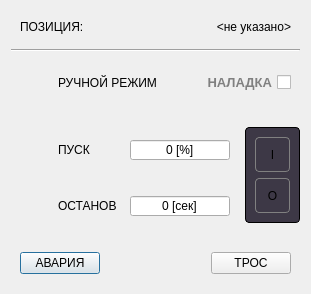
<?xml version="1.0" encoding="UTF-8"?>
<ui version="4.0">
 <class>ExGearFQ</class>
 <widget class="QDialog" name="ExGearFQ">
  <property name="windowModality">
   <enum>Qt::ApplicationModal</enum>
  </property>
  <property name="geometry">
   <rect>
    <x>0</x>
    <y>0</y>
    <width>311</width>
    <height>292</height>
   </rect>
  </property>
  <property name="windowTitle">
   <string>Управление ЧП</string>
  </property>
  <property name="styleSheet">
   <string notr="true">#centralwidget,#ExGearFQ,QWidget[style=&quot;content&quot;]
{
	background-color: rgb(94, 92, 100);
}
QStackedWidget
{
	padding-top: 5px;
}
#console
{
	background-color: rgb(61, 56, 70);
	border: 1px solid black;
	border-radius: 4px;
}
QAbstractButton:flat
{
	border: 1px solid gray;
	border-radius: 4px;
}
QAbstractButton:flat:pressed
{
	background-color: green;
}
QAbstractButton:flat[style=&quot;open&quot;]
{
	image: url(:/concrete/stop.png);
}
QAbstractButton:flat:pressed[style=&quot;open&quot;]
{
	image: url(:/concrete/down.png);
}
QAbstractButton:flat:checked[style=&quot;open&quot;]
{
	image: url(:/concrete/down.png);
}
QLabel[style=&quot;huge&quot;]
{
	font-size: 20pt;
	font-weight: bold;
	color: white;
}
QLabel[style=&quot;gigantic&quot;]
{
	font-size: 32pt;
	font-weight: bold;
	color: white;
}

QLabel[style=&quot;badge&quot;]
{
	border: 1px solid red;
	background-color: rgba(0,0,0,100);
	color: white;
	border-radius: 4px;
}
QLabel[style=&quot;vodoley-status&quot;]
{
	border: none;
	background-color: rgb(98, 160, 234);
	color: white;
	border-radius: 4px;
	font-weight: bold;
	font-size: 9pt;
	padding: 8px;
}
QLabel[style='hint']
{
	color: lightGray;
	font-weight: bold;
	font-size: 10pt;
}
QLabel[style='tips']
{
	color: lightGray;
	font-size: 7pt;
}
QLabel[style='sys']
{
	color: yellow;
	font-size: 7pt;
}
QGroupBox[style=&quot;vodoley&quot;]
{
	background-color: rgb(94, 92, 100);
	border: 1px solid gray;
}
QAbstractButton:flat[style=&quot;danger&quot;]
{
	background-color: rgba(224, 27, 36,80);
	color: lightGray;
}
QAbstractButton:flat::checked[style=&quot;danger&quot;]
{
	background-color: rgba(224, 27, 36,255);
	color: white;
}
QAbstractButton:flat[style=&quot;warning&quot;]
{
	background-color: rgba(46, 194, 126,80);
	color: lightGray;
}
QAbstractButton:flat::checked[style=&quot;warning&quot;]
{
	background-color: rgb(46, 194, 126);
	color: white;
}
QCheckBox
{
	font-weight: bold;
	font-size: 10pt;
}

QCheckBox:checked
{
	color: lightGray;
}
QCheckBox:unchecked
{
	color: gray;
}</string>
  </property>
  <property name="modal">
   <bool>true</bool>
  </property>
  <property name="prefix" stdset="0">
   <string>SIEVER</string>
  </property>
  <layout class="QGridLayout" name="gridLayout">
   <item row="7" column="0" colspan="2">
    <widget class="QWidget" name="row_6" native="true">
     <layout class="QHBoxLayout" name="horizontalLayout_6">
      <item>
       <widget class="QPushButton" name="test_fault">
        <property name="text">
         <string>АВАРИЯ</string>
        </property>
        <property name="rsn" stdset="0">
         <number>0</number>
        </property>
       </widget>
      </item>
      <item>
       <spacer name="horizontalSpacer">
        <property name="orientation">
         <enum>Qt::Horizontal</enum>
        </property>
        <property name="sizeHint" stdset="0">
         <size>
          <width>40</width>
          <height>20</height>
         </size>
        </property>
       </spacer>
      </item>
      <item>
       <widget class="QPushButton" name="test_lock">
        <property name="text">
         <string>ТРОС</string>
        </property>
        <property name="rsn" stdset="0">
         <number>0</number>
        </property>
       </widget>
      </item>
     </layout>
    </widget>
   </item>
   <item row="0" column="0" colspan="2">
    <widget class="QWidget" name="row_1" native="true">
     <layout class="QHBoxLayout" name="horizontalLayout">
      <item>
       <widget class="QLabel" name="hint_name">
        <property name="text">
         <string>ПОЗИЦИЯ:</string>
        </property>
        <property name="style" stdset="0">
         <string>hint</string>
        </property>
       </widget>
      </item>
      <item>
       <widget class="QLabel" name="name">
        <property name="minimumSize">
         <size>
          <width>100</width>
          <height>0</height>
         </size>
        </property>
        <property name="text">
         <string>&lt;не указано&gt;</string>
        </property>
        <property name="alignment">
         <set>Qt::AlignRight|Qt::AlignTrailing|Qt::AlignVCenter</set>
        </property>
        <property name="style" stdset="0">
         <string>hint</string>
        </property>
       </widget>
      </item>
     </layout>
    </widget>
   </item>
   <item row="1" column="0" colspan="2">
    <widget class="Line" name="line">
     <property name="orientation">
      <enum>Qt::Horizontal</enum>
     </property>
    </widget>
   </item>
   <item row="2" column="0" colspan="2">
    <widget class="QWidget" name="row_4" native="true">
     <layout class="QHBoxLayout" name="horizontalLayout_4">
      <item>
       <widget class="QLabel" name="icon_sp_4">
        <property name="minimumSize">
         <size>
          <width>32</width>
          <height>32</height>
         </size>
        </property>
        <property name="maximumSize">
         <size>
          <width>32</width>
          <height>32</height>
         </size>
        </property>
        <property name="text">
         <string/>
        </property>
        <property name="pixmap">
         <pixmap resource="../resources.qrc">:/TREPEL/resources/hand.png</pixmap>
        </property>
        <property name="scaledContents">
         <bool>true</bool>
        </property>
       </widget>
      </item>
      <item>
       <widget class="QLabel" name="hint_fq_3">
        <property name="text">
         <string>РУЧНОЙ РЕЖИМ</string>
        </property>
        <property name="style" stdset="0">
         <string>hint</string>
        </property>
       </widget>
      </item>
      <item>
       <widget class="QCheckBox" name="checkBox">
        <property name="layoutDirection">
         <enum>Qt::RightToLeft</enum>
        </property>
        <property name="text">
         <string>НАЛАДКА</string>
        </property>
       </widget>
      </item>
     </layout>
    </widget>
   </item>
   <item row="5" column="0">
    <widget class="QWidget" name="row_3" native="true">
     <layout class="QHBoxLayout" name="horizontalLayout_3">
      <item>
       <widget class="QLabel" name="icon_sp_3">
        <property name="minimumSize">
         <size>
          <width>32</width>
          <height>32</height>
         </size>
        </property>
        <property name="maximumSize">
         <size>
          <width>32</width>
          <height>32</height>
         </size>
        </property>
        <property name="text">
         <string/>
        </property>
        <property name="pixmap">
         <pixmap resource="../resources.qrc">:/TREPEL/resources/timer.png</pixmap>
        </property>
        <property name="scaledContents">
         <bool>true</bool>
        </property>
       </widget>
      </item>
      <item>
       <widget class="QLabel" name="hint_fq_2">
        <property name="text">
         <string>ОСТАНОВ</string>
        </property>
        <property name="style" stdset="0">
         <string>hint</string>
        </property>
       </widget>
      </item>
      <item alignment="Qt::AlignRight">
       <widget class="QSpinBox" name="fq_2">
        <property name="minimumSize">
         <size>
          <width>100</width>
          <height>0</height>
         </size>
        </property>
        <property name="maximumSize">
         <size>
          <width>100</width>
          <height>16777215</height>
         </size>
        </property>
        <property name="alignment">
         <set>Qt::AlignCenter</set>
        </property>
        <property name="buttonSymbols">
         <enum>QAbstractSpinBox::NoButtons</enum>
        </property>
        <property name="suffix">
         <string> [сек]</string>
        </property>
        <property name="maximum">
         <number>100</number>
        </property>
       </widget>
      </item>
     </layout>
    </widget>
   </item>
   <item row="3" column="1" rowspan="4" alignment="Qt::AlignVCenter">
    <widget class="QFrame" name="console">
     <property name="minimumSize">
      <size>
       <width>55</width>
       <height>96</height>
      </size>
     </property>
     <property name="maximumSize">
      <size>
       <width>55</width>
       <height>16777215</height>
      </size>
     </property>
     <property name="frameShape">
      <enum>QFrame::StyledPanel</enum>
     </property>
     <layout class="QVBoxLayout" name="verticalLayout_15">
      <item>
       <widget class="QPushButton" name="on">
        <property name="sizePolicy">
         <sizepolicy hsizetype="Minimum" vsizetype="Preferred">
          <horstretch>0</horstretch>
          <verstretch>0</verstretch>
         </sizepolicy>
        </property>
        <property name="cursor">
         <cursorShape>PointingHandCursor</cursorShape>
        </property>
        <property name="text">
         <string>I</string>
        </property>
        <property name="flat">
         <bool>true</bool>
        </property>
        <property name="style" stdset="0">
         <string>warning</string>
        </property>
       </widget>
      </item>
      <item>
       <widget class="QPushButton" name="off">
        <property name="sizePolicy">
         <sizepolicy hsizetype="Minimum" vsizetype="Preferred">
          <horstretch>0</horstretch>
          <verstretch>0</verstretch>
         </sizepolicy>
        </property>
        <property name="cursor">
         <cursorShape>PointingHandCursor</cursorShape>
        </property>
        <property name="text">
         <string>O</string>
        </property>
        <property name="flat">
         <bool>true</bool>
        </property>
        <property name="style" stdset="0">
         <string>danger</string>
        </property>
       </widget>
      </item>
     </layout>
    </widget>
   </item>
   <item row="4" column="0">
    <widget class="QStackedWidget" name="stackedWidget">
     <property name="currentIndex">
      <number>0</number>
     </property>
     <widget class="QWidget" name="page_1">
      <property name="style" stdset="0">
       <string>content</string>
      </property>
      <layout class="QVBoxLayout" name="verticalLayout">
       <property name="leftMargin">
        <number>0</number>
       </property>
       <property name="topMargin">
        <number>0</number>
       </property>
       <property name="rightMargin">
        <number>0</number>
       </property>
       <property name="bottomMargin">
        <number>0</number>
       </property>
       <item>
        <widget class="QWidget" name="row_5" native="true">
         <layout class="QHBoxLayout" name="horizontalLayout_5">
          <item>
           <widget class="QLabel" name="icon_sp">
            <property name="minimumSize">
             <size>
              <width>32</width>
              <height>32</height>
             </size>
            </property>
            <property name="maximumSize">
             <size>
              <width>32</width>
              <height>32</height>
             </size>
            </property>
            <property name="text">
             <string/>
            </property>
            <property name="pixmap">
             <pixmap resource="../resources.qrc">:/TREPEL/resources/speed.png</pixmap>
            </property>
            <property name="scaledContents">
             <bool>true</bool>
            </property>
           </widget>
          </item>
          <item>
           <widget class="QLabel" name="hint_sp">
            <property name="text">
             <string>ПУСК</string>
            </property>
            <property name="style" stdset="0">
             <string>hint</string>
            </property>
           </widget>
          </item>
          <item alignment="Qt::AlignRight">
           <widget class="QSpinBox" name="sp">
            <property name="minimumSize">
             <size>
              <width>100</width>
              <height>0</height>
             </size>
            </property>
            <property name="maximumSize">
             <size>
              <width>100</width>
              <height>16777215</height>
             </size>
            </property>
            <property name="alignment">
             <set>Qt::AlignCenter</set>
            </property>
            <property name="buttonSymbols">
             <enum>QAbstractSpinBox::NoButtons</enum>
            </property>
            <property name="suffix">
             <string> [%]</string>
            </property>
            <property name="maximum">
             <number>100</number>
            </property>
           </widget>
          </item>
         </layout>
        </widget>
       </item>
      </layout>
     </widget>
     <widget class="QWidget" name="page_2">
      <property name="style" stdset="0">
       <string>content</string>
      </property>
      <layout class="QVBoxLayout" name="verticalLayout_2">
       <property name="leftMargin">
        <number>0</number>
       </property>
       <property name="topMargin">
        <number>0</number>
       </property>
       <property name="rightMargin">
        <number>0</number>
       </property>
       <property name="bottomMargin">
        <number>0</number>
       </property>
       <item>
        <widget class="QWidget" name="row_2" native="true">
         <layout class="QHBoxLayout" name="horizontalLayout_2">
          <item>
           <widget class="QLabel" name="icon_sp_2">
            <property name="minimumSize">
             <size>
              <width>32</width>
              <height>32</height>
             </size>
            </property>
            <property name="maximumSize">
             <size>
              <width>32</width>
              <height>32</height>
             </size>
            </property>
            <property name="text">
             <string/>
            </property>
            <property name="pixmap">
             <pixmap resource="../resources.qrc">:/TREPEL/resources/speed.png</pixmap>
            </property>
            <property name="scaledContents">
             <bool>true</bool>
            </property>
           </widget>
          </item>
          <item>
           <widget class="QLabel" name="hint_fq">
            <property name="text">
             <string>СКОРОСТЬ</string>
            </property>
            <property name="style" stdset="0">
             <string>hint</string>
            </property>
           </widget>
          </item>
          <item alignment="Qt::AlignRight">
           <widget class="QSpinBox" name="fq">
            <property name="minimumSize">
             <size>
              <width>100</width>
              <height>0</height>
             </size>
            </property>
            <property name="maximumSize">
             <size>
              <width>100</width>
              <height>16777215</height>
             </size>
            </property>
            <property name="alignment">
             <set>Qt::AlignCenter</set>
            </property>
            <property name="buttonSymbols">
             <enum>QAbstractSpinBox::NoButtons</enum>
            </property>
            <property name="suffix">
             <string> [%]</string>
            </property>
            <property name="maximum">
             <number>100</number>
            </property>
           </widget>
          </item>
         </layout>
        </widget>
       </item>
      </layout>
     </widget>
    </widget>
   </item>
  </layout>
 </widget>
 <resources>
  <include location="../resources.qrc"/>
 </resources>
 <connections/>
</ui>
